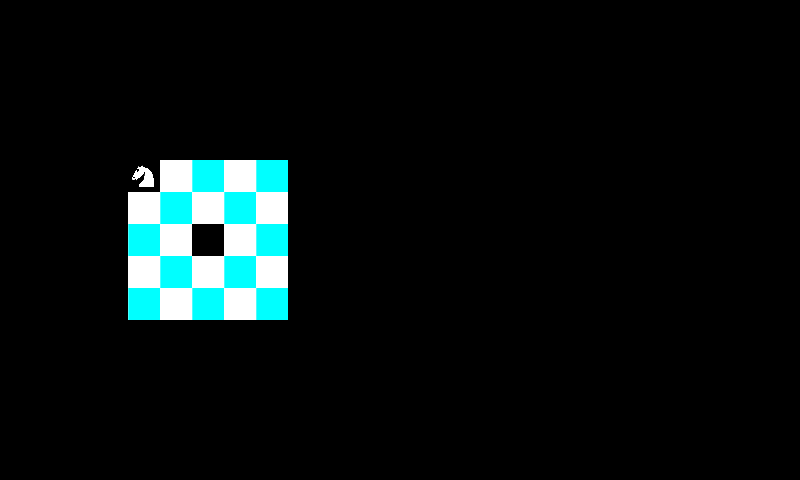

Rendered tile map (Tiled .tmx) drawn with the repository's tilesets; below, a short description and the full map source, tile grids included:
An orthogonal 25x15 tile map with 32x32 px tiles, 1 tile layer (Map).

<map version="1.0" orientation="orthogonal" renderorder="right-down" width="25" height="15" tilewidth="32" tileheight="32" nextobjectid="14">
 <tileset firstgid="1" name="Tileset" tilewidth="32" tileheight="32" tilecount="18">
  <image source="gfx/Tileset.png" width="192" height="96" />
 </tileset>
 <layer name="Map" width="25" height="15">
  <data>
   <tile gid="0" />
   <tile gid="0" />
   <tile gid="0" />
   <tile gid="0" />
   <tile gid="0" />
   <tile gid="0" />
   <tile gid="0" />
   <tile gid="0" />
   <tile gid="0" />
   <tile gid="0" />
   <tile gid="0" />
   <tile gid="0" />
   <tile gid="0" />
   <tile gid="0" />
   <tile gid="0" />
   <tile gid="0" />
   <tile gid="0" />
   <tile gid="0" />
   <tile gid="0" />
   <tile gid="0" />
   <tile gid="0" />
   <tile gid="0" />
   <tile gid="0" />
   <tile gid="0" />
   <tile gid="0" />
   <tile gid="0" />
   <tile gid="0" />
   <tile gid="0" />
   <tile gid="0" />
   <tile gid="0" />
   <tile gid="0" />
   <tile gid="0" />
   <tile gid="0" />
   <tile gid="0" />
   <tile gid="0" />
   <tile gid="0" />
   <tile gid="0" />
   <tile gid="0" />
   <tile gid="0" />
   <tile gid="0" />
   <tile gid="0" />
   <tile gid="0" />
   <tile gid="0" />
   <tile gid="0" />
   <tile gid="0" />
   <tile gid="0" />
   <tile gid="0" />
   <tile gid="0" />
   <tile gid="0" />
   <tile gid="0" />
   <tile gid="0" />
   <tile gid="0" />
   <tile gid="0" />
   <tile gid="0" />
   <tile gid="0" />
   <tile gid="0" />
   <tile gid="0" />
   <tile gid="0" />
   <tile gid="0" />
   <tile gid="0" />
   <tile gid="0" />
   <tile gid="0" />
   <tile gid="0" />
   <tile gid="0" />
   <tile gid="0" />
   <tile gid="0" />
   <tile gid="0" />
   <tile gid="0" />
   <tile gid="0" />
   <tile gid="0" />
   <tile gid="0" />
   <tile gid="0" />
   <tile gid="0" />
   <tile gid="0" />
   <tile gid="0" />
   <tile gid="0" />
   <tile gid="0" />
   <tile gid="0" />
   <tile gid="0" />
   <tile gid="0" />
   <tile gid="0" />
   <tile gid="0" />
   <tile gid="0" />
   <tile gid="0" />
   <tile gid="0" />
   <tile gid="0" />
   <tile gid="0" />
   <tile gid="0" />
   <tile gid="0" />
   <tile gid="0" />
   <tile gid="0" />
   <tile gid="0" />
   <tile gid="0" />
   <tile gid="0" />
   <tile gid="0" />
   <tile gid="0" />
   <tile gid="0" />
   <tile gid="0" />
   <tile gid="0" />
   <tile gid="0" />
   <tile gid="0" />
   <tile gid="0" />
   <tile gid="0" />
   <tile gid="0" />
   <tile gid="0" />
   <tile gid="0" />
   <tile gid="0" />
   <tile gid="0" />
   <tile gid="0" />
   <tile gid="0" />
   <tile gid="0" />
   <tile gid="0" />
   <tile gid="0" />
   <tile gid="0" />
   <tile gid="0" />
   <tile gid="0" />
   <tile gid="0" />
   <tile gid="0" />
   <tile gid="0" />
   <tile gid="0" />
   <tile gid="0" />
   <tile gid="0" />
   <tile gid="0" />
   <tile gid="0" />
   <tile gid="0" />
   <tile gid="0" />
   <tile gid="0" />
   <tile gid="0" />
   <tile gid="0" />
   <tile gid="10" />
   <tile gid="1" />
   <tile gid="2" />
   <tile gid="1" />
   <tile gid="2" />
   <tile gid="0" />
   <tile gid="0" />
   <tile gid="0" />
   <tile gid="0" />
   <tile gid="0" />
   <tile gid="0" />
   <tile gid="0" />
   <tile gid="0" />
   <tile gid="0" />
   <tile gid="0" />
   <tile gid="0" />
   <tile gid="0" />
   <tile gid="0" />
   <tile gid="0" />
   <tile gid="0" />
   <tile gid="0" />
   <tile gid="0" />
   <tile gid="0" />
   <tile gid="0" />
   <tile gid="0" />
   <tile gid="1" />
   <tile gid="2" />
   <tile gid="1" />
   <tile gid="2" />
   <tile gid="1" />
   <tile gid="0" />
   <tile gid="0" />
   <tile gid="0" />
   <tile gid="0" />
   <tile gid="0" />
   <tile gid="0" />
   <tile gid="0" />
   <tile gid="0" />
   <tile gid="0" />
   <tile gid="0" />
   <tile gid="0" />
   <tile gid="0" />
   <tile gid="0" />
   <tile gid="0" />
   <tile gid="0" />
   <tile gid="0" />
   <tile gid="0" />
   <tile gid="0" />
   <tile gid="0" />
   <tile gid="0" />
   <tile gid="2" />
   <tile gid="1" />
   <tile gid="0" />
   <tile gid="1" />
   <tile gid="2" />
   <tile gid="0" />
   <tile gid="0" />
   <tile gid="0" />
   <tile gid="0" />
   <tile gid="0" />
   <tile gid="0" />
   <tile gid="0" />
   <tile gid="0" />
   <tile gid="0" />
   <tile gid="0" />
   <tile gid="0" />
   <tile gid="0" />
   <tile gid="0" />
   <tile gid="0" />
   <tile gid="0" />
   <tile gid="0" />
   <tile gid="0" />
   <tile gid="0" />
   <tile gid="0" />
   <tile gid="0" />
   <tile gid="1" />
   <tile gid="2" />
   <tile gid="1" />
   <tile gid="2" />
   <tile gid="1" />
   <tile gid="0" />
   <tile gid="0" />
   <tile gid="0" />
   <tile gid="0" />
   <tile gid="0" />
   <tile gid="0" />
   <tile gid="0" />
   <tile gid="0" />
   <tile gid="0" />
   <tile gid="0" />
   <tile gid="0" />
   <tile gid="0" />
   <tile gid="0" />
   <tile gid="0" />
   <tile gid="0" />
   <tile gid="0" />
   <tile gid="0" />
   <tile gid="0" />
   <tile gid="0" />
   <tile gid="0" />
   <tile gid="2" />
   <tile gid="1" />
   <tile gid="2" />
   <tile gid="1" />
   <tile gid="2" />
   <tile gid="0" />
   <tile gid="0" />
   <tile gid="0" />
   <tile gid="0" />
   <tile gid="0" />
   <tile gid="0" />
   <tile gid="0" />
   <tile gid="0" />
   <tile gid="0" />
   <tile gid="0" />
   <tile gid="0" />
   <tile gid="0" />
   <tile gid="0" />
   <tile gid="0" />
   <tile gid="0" />
   <tile gid="0" />
   <tile gid="0" />
   <tile gid="0" />
   <tile gid="0" />
   <tile gid="0" />
   <tile gid="0" />
   <tile gid="0" />
   <tile gid="0" />
   <tile gid="0" />
   <tile gid="0" />
   <tile gid="0" />
   <tile gid="0" />
   <tile gid="0" />
   <tile gid="0" />
   <tile gid="0" />
   <tile gid="0" />
   <tile gid="0" />
   <tile gid="0" />
   <tile gid="0" />
   <tile gid="0" />
   <tile gid="0" />
   <tile gid="0" />
   <tile gid="0" />
   <tile gid="0" />
   <tile gid="0" />
   <tile gid="0" />
   <tile gid="0" />
   <tile gid="0" />
   <tile gid="0" />
   <tile gid="0" />
   <tile gid="0" />
   <tile gid="0" />
   <tile gid="0" />
   <tile gid="0" />
   <tile gid="0" />
   <tile gid="0" />
   <tile gid="0" />
   <tile gid="0" />
   <tile gid="0" />
   <tile gid="0" />
   <tile gid="0" />
   <tile gid="0" />
   <tile gid="0" />
   <tile gid="0" />
   <tile gid="0" />
   <tile gid="0" />
   <tile gid="0" />
   <tile gid="0" />
   <tile gid="0" />
   <tile gid="0" />
   <tile gid="0" />
   <tile gid="0" />
   <tile gid="0" />
   <tile gid="0" />
   <tile gid="0" />
   <tile gid="0" />
   <tile gid="0" />
   <tile gid="0" />
   <tile gid="0" />
   <tile gid="0" />
   <tile gid="0" />
   <tile gid="0" />
   <tile gid="0" />
   <tile gid="0" />
   <tile gid="0" />
   <tile gid="0" />
   <tile gid="0" />
   <tile gid="0" />
   <tile gid="0" />
   <tile gid="0" />
   <tile gid="0" />
   <tile gid="0" />
   <tile gid="0" />
   <tile gid="0" />
   <tile gid="0" />
   <tile gid="0" />
   <tile gid="0" />
   <tile gid="0" />
   <tile gid="0" />
   <tile gid="0" />
   <tile gid="0" />
   <tile gid="0" />
   <tile gid="0" />
   <tile gid="0" />
   <tile gid="0" />
   <tile gid="0" />
   <tile gid="0" />
   <tile gid="0" />
   <tile gid="0" />
   <tile gid="0" />
   <tile gid="0" />
   <tile gid="0" />
   <tile gid="0" />
   <tile gid="0" />
   <tile gid="0" />
   <tile gid="0" />
   <tile gid="0" />
   <tile gid="0" />
   <tile gid="0" />
   <tile gid="0" />
   <tile gid="0" />
   <tile gid="0" />
   <tile gid="0" />
   <tile gid="0" />
   <tile gid="0" />
   <tile gid="0" />
   <tile gid="0" />
   <tile gid="0" />
   <tile gid="0" />
   <tile gid="0" />
   <tile gid="0" />
   <tile gid="0" />
   <tile gid="0" />
   <tile gid="0" />
   <tile gid="0" />
   <tile gid="0" />
   <tile gid="0" />
   <tile gid="0" />
   <tile gid="0" />
   <tile gid="0" />
   <tile gid="0" />
   <tile gid="0" />
   <tile gid="0" />
   <tile gid="0" />
   <tile gid="0" />
   <tile gid="0" />
  </data>
 </layer>
 <objectgroup name="Pieces" />
</map>
